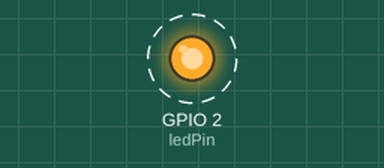
A sketch run on a simulated ESP32. On the bench: output pins drawn as LEDs (lit = HIGH). Dashed ring = blinking. WiFi joins after 1.5 s; servers stay silent unless stated; what the sketch prints to the serial monitor is not drawn.

Above: at 2.0 s.
Timing chart, 0 to 6.1 s (numbered marks = the images above):
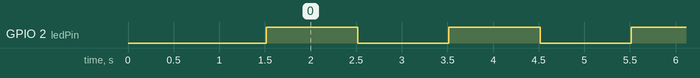

The sketch:

programa02_wifi.ino
```cpp
/*
 * Programa: Blink con Soporte WiFi para ESP32
 * Objetivo: Controlar el LED interno y asegurar la conectividad a red.
 */

#include <WiFi.h> // Librería necesaria para funciones de red

// 1. Configuración de Credenciales
const char* ssid = "NOMBRE_DE_TU_RED";
const char* password = "CLAVE_DE_TU_RED";

// 2. Definición del Pin del LED (GPIO 2 en la mayoría de DevKits)
const int ledPin = 2;

void setup() {
  // Inicializamos comunicación serial a alta velocidad
  Serial.begin(115200);
  delay(10);

  // Configuramos el pin del LED como salida
  pinMode(ledPin, OUTPUT);

  // 3. Proceso de Conexión WiFi
  Serial.println();
  Serial.print("Intentando conectar a: ");
  Serial.println(ssid);

  WiFi.begin(ssid, password);

  // Bucle de espera: mientras no esté conectado, imprime un punto
  while (WiFi.status() != WL_CONNECTED) {
    delay(500);
    Serial.print(".");
  }

  // 4. Confirmación de Conexión
  Serial.println("");
  Serial.println("¡WiFi Conectado exitosamente!");
  Serial.print("Dirección IP asignada: ");
  Serial.println(WiFi.localIP()); // Muestra la IP para futuros proyectos SCADA
}

void loop() {
  // 5. Lógica de parpadeo (Blink)
  digitalWrite(ledPin, HIGH);   // Enciende el LED
  Serial.println("Estado: LED Encendido");
  delay(1000);                  // Pausa de 1 segundo

  digitalWrite(ledPin, LOW);    // Apaga el LED
  Serial.println("Estado: LED Apagado");
  delay(1000);                  // Pausa de 1 segundo
}
```

Measured:
- by itself, GPIO 2 (ledPin): alternates HIGH for 1.0 s and LOW for 1.0 s
